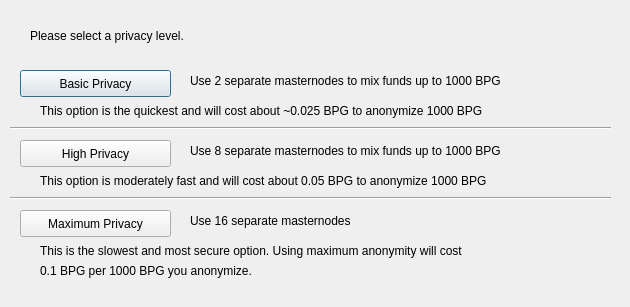
<?xml version="1.0" encoding="UTF-8"?>
<ui version="4.0">
 <class>DarksendConfig</class>
 <widget class="QDialog" name="DarksendConfig">
  <property name="geometry">
   <rect>
    <x>0</x>
    <y>0</y>
    <width>630</width>
    <height>307</height>
   </rect>
  </property>
  <property name="windowTitle">
   <string>Configure PrivateSend</string>
  </property>
  <widget class="QPushButton" name="buttonBasic">
   <property name="geometry">
    <rect>
     <x>20</x>
     <y>70</y>
     <width>151</width>
     <height>27</height>
    </rect>
   </property>
   <property name="text">
    <string>Basic Privacy</string>
   </property>
  </widget>
  <widget class="QPushButton" name="buttonHigh">
   <property name="geometry">
    <rect>
     <x>20</x>
     <y>140</y>
     <width>151</width>
     <height>27</height>
    </rect>
   </property>
   <property name="text">
    <string>High Privacy</string>
   </property>
  </widget>
  <widget class="QPushButton" name="buttonMax">
   <property name="geometry">
    <rect>
     <x>20</x>
     <y>210</y>
     <width>151</width>
     <height>27</height>
    </rect>
   </property>
   <property name="text">
    <string>Maximum Privacy</string>
   </property>
  </widget>
  <widget class="QLabel" name="label">
   <property name="geometry">
    <rect>
     <x>30</x>
     <y>20</y>
     <width>571</width>
     <height>31</height>
    </rect>
   </property>
   <property name="text">
    <string>Please select a privacy level.</string>
   </property>
  </widget>
  <widget class="QLabel" name="label_2">
   <property name="geometry">
    <rect>
     <x>190</x>
     <y>70</y>
     <width>421</width>
     <height>21</height>
    </rect>
   </property>
   <property name="text">
    <string>Use 2 separate masternodes to mix funds up to 1000 BPG</string>
   </property>
  </widget>
  <widget class="QLabel" name="label_3">
   <property name="geometry">
    <rect>
     <x>190</x>
     <y>140</y>
     <width>411</width>
     <height>21</height>
    </rect>
   </property>
   <property name="text">
    <string>Use 8 separate masternodes to mix funds up to 1000 BPG</string>
   </property>
  </widget>
  <widget class="QLabel" name="label_4">
   <property name="geometry">
    <rect>
     <x>190</x>
     <y>210</y>
     <width>421</width>
     <height>21</height>
    </rect>
   </property>
   <property name="text">
    <string>Use 16 separate masternodes</string>
   </property>
  </widget>
  <widget class="QLabel" name="label_6">
   <property name="geometry">
    <rect>
     <x>40</x>
     <y>100</y>
     <width>561</width>
     <height>21</height>
    </rect>
   </property>
   <property name="text">
    <string>This option is the quickest and will cost about ~0.025 BPG to anonymize 1000 BPG</string>
   </property>
  </widget>
  <widget class="QLabel" name="label_7">
   <property name="geometry">
    <rect>
     <x>40</x>
     <y>170</y>
     <width>561</width>
     <height>21</height>
    </rect>
   </property>
   <property name="text">
    <string>This option is moderately fast and will cost about 0.05 BPG to anonymize 1000 BPG</string>
   </property>
  </widget>
  <widget class="QLabel" name="label_8">
   <property name="geometry">
    <rect>
     <x>40</x>
     <y>240</y>
     <width>561</width>
     <height>21</height>
    </rect>
   </property>
   <property name="text">
    <string>This is the slowest and most secure option. Using maximum anonymity will cost</string>
   </property>
  </widget>
  <widget class="QLabel" name="label_9">
   <property name="geometry">
    <rect>
     <x>40</x>
     <y>260</y>
     <width>561</width>
     <height>21</height>
    </rect>
   </property>
   <property name="text">
    <string>0.1 BPG per 1000 BPG you anonymize.</string>
   </property>
  </widget>
  <widget class="Line" name="line">
   <property name="geometry">
    <rect>
     <x>10</x>
     <y>120</y>
     <width>601</width>
     <height>16</height>
    </rect>
   </property>
   <property name="orientation">
    <enum>Qt::Horizontal</enum>
   </property>
  </widget>
  <widget class="Line" name="line_2">
   <property name="geometry">
    <rect>
     <x>10</x>
     <y>190</y>
     <width>601</width>
     <height>16</height>
    </rect>
   </property>
   <property name="orientation">
    <enum>Qt::Horizontal</enum>
   </property>
  </widget>
 </widget>
 <resources/>
 <connections/>
</ui>
